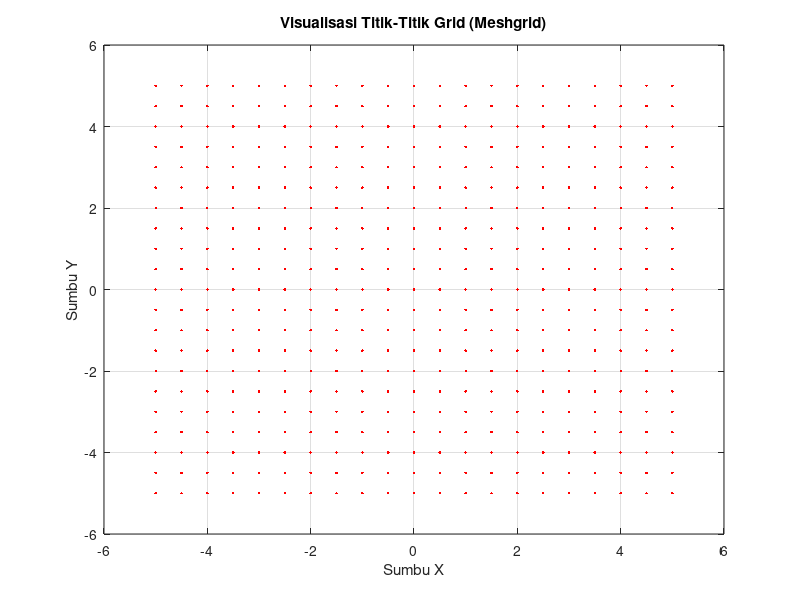

Reproduce this figure in MATLAB.
x = -5:0.5:5;
y = -5:0.5:5;
[X, Y] = meshgrid(x, y);

figure;
plot(X, Y, 'r.');
xlabel('Sumbu X');
ylabel('Sumbu Y');
title('Visualisasi Titik-Titik Grid (Meshgrid)');
grid on;
